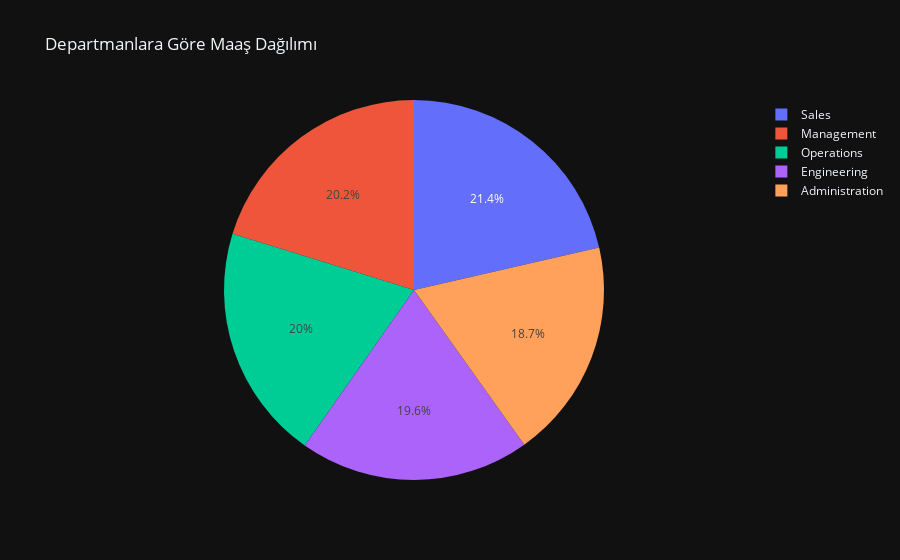

Notebook code for this chart:
### Code cell
fig = px.pie(
    dataset,
    names='Dept',    
    values='BasePay',  
    template='plotly_dark',  
    title='Departmanlara Göre Maaş Dağılımı'
)

fig.show()

### Figure 1 — Plotly figure (JSON) as saved in the notebook; plotly's stock layout.template omitted (floating-point values rounded to 4 significant figures; data arrays with more than 128 entries replaced by an {"elided": "..."} marker saying what was removed)
{"data": [{"domain": {"x": [0, 1], "y": [0, 1]}, "hovertemplate": "Dept=%{label}<br>BasePay=%{value}<extra></extra>", "labels": {"elided": "1000 str values"}, "legendgroup": "", "name": "", "showlegend": true, "type": "pie", "values": {"elided": "1000 int values"}}], "layout": {"legend": {"tracegroupgap": 0}, "title": {"text": "Departmanlara Göre Maaş Dağılımı"}}}
